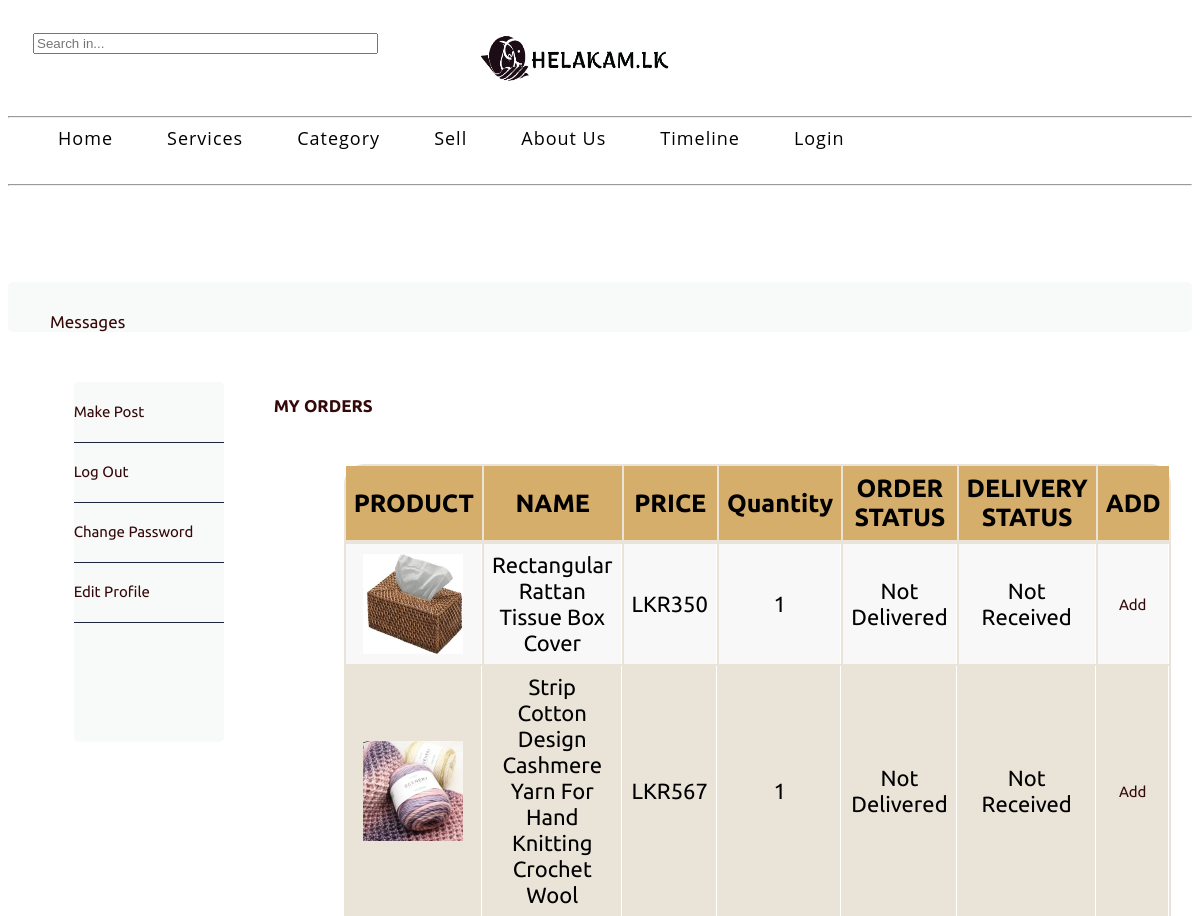
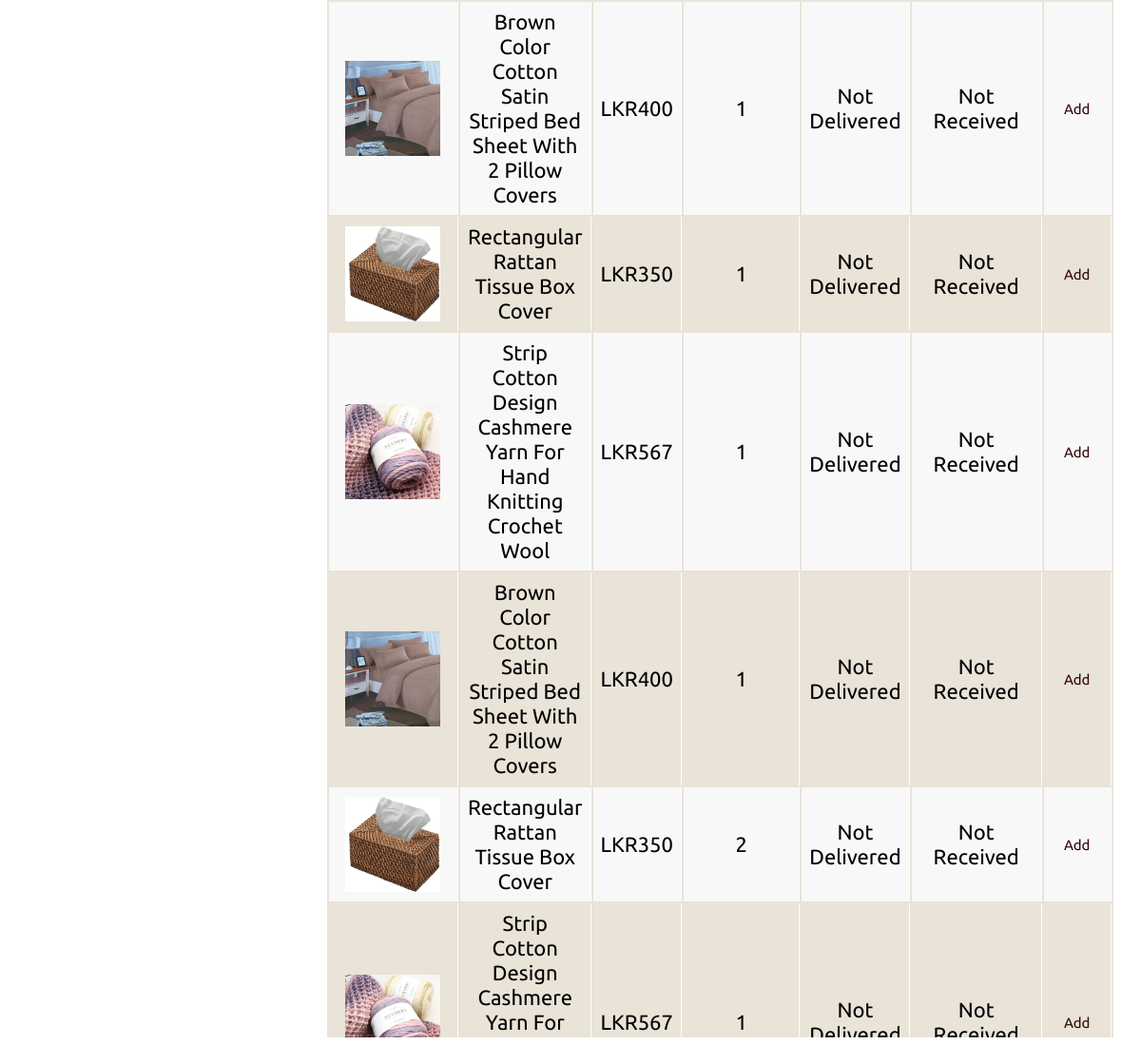
The app's page /Malmi/HELA/soori.php (signed in) with its own data (2 pictures, top to bottom).
### tables this page shows
CREATE TABLE `order_item` (
  `id` int(10) NOT NULL,
  `o_id` int(10) NOT NULL,
  `p_id` int(10) NOT NULL,
  `unit_price` float NOT NULL,
  `quantity` int(10) NOT NULL,
  `time1` timestamp(6) NOT NULL DEFAULT current_timestamp(6) ON UPDATE current_timestamp(6),
  `u_id` int(10) NOT NULL,
  `order_status` text NOT NULL DEFAULT 'Not Delivered',
  `buyer_status` text NOT NULL DEFAULT 'Not Received'
);

CREATE TABLE `product` (
  `p_id` int(10) NOT NULL,
  `p_name` varchar(100) NOT NULL,
  `p_cat` varchar(20) NOT NULL,
  `p_color` varchar(30) NOT NULL,
  `p_quantity` int(10) NOT NULL,
  `p_price` float NOT NULL,
  `p_weight` varchar(30) NOT NULL,
  `p_des` text NOT NULL,
  `p_path1` varchar(200) NOT NULL,
  `s_id` int(10) NOT NULL
);

### Malmi/HELA/soori.php (the view, shortened to what this page needs)
<head>
      <link rel="stylesheet" href="css/profileB.css">
    <link type="text/css" rel="stylesheet" href="css/header.css">
</head>
<body>
    <?php include('php/header1.php');?>
    <div class="main-container">
        <header class="block">
            <ul class="header-menu horizontal-list">
                <li>
                    <a class="header-menu-tab" href="chat2/index.php"><span class="icon fontawesome-envelope scnd-font-color"></span>Messages</a>
                </li>
            </ul>
            <div class="profile-menu">
                <p>              <?php
                 include_once('add/ImConnect.php');
    ?>
        </header>
        <div class="bodytab">
            <div class="left-container container">
            <div class="menu-box block">
                <ul class="menu-box-menu">
                    <li>
                        <a class="menu-box-tab" href="indexaddpost.php"><span class=""></span>Make Post<div class="menu-box-number"></div></a>
                    </li>
                    <li>
                        <a class="menu-box-tab" href="Login/logoutb.php"><span class=""></span>Log Out<div class="menu-box-number"></div></a>
                    </li>
                    <li>
                        <a class="menu-box-tab" href="changeB.php"><span class=""></span>Change Password</a>
                    </li>
                    <li>
                        <a class="menu-box-tab" href="Registration/buyerE.php"><sapn class=""></sapn>Edit Profile</a>
                    </li>
                </ul>
            </div>
        </div>
        <div class="middle-container container">
            <h2 align="center">MY ORDERS</h2>
             <div class="table-wrapper">
                <table class="fl-table">
                    <thead>
                        <tr>
                            <th>PRODUCT</th>
                            <th>NAME</th>
                            <th>PRICE</th>
                            <th>Quantity</th>
                            <th>ORDER STATUS</th>
                            <th>DELIVERY STATUS</th>
                            <th>ADD</th>
                        </tr>
                    </thead>
                    <tbody>
                        <tr>
                    <div class="profile block">
                        <?php
                        $idd = $_SESSION["id"];
                        $query = "SELECT order_item.buyer_status,order_item.order_status, order_item.o_id, order_item.p_id, product.p_path1,product.p_des, product.p_name,product.p_price,order_item.quantity FROM order_item INNER JOIN product ON order_item.p_id = product.p_id WHERE order_item.u_id = $idd";
                         $t = mysqli_query($connection, $query);
                         if($t-> num_rows !=0){
                            while($c = $t-> fetch_assoc()){
                                $qq = $c['p_path1'];
                                echo "<tr>";
                                echo "<td>"."<img src='$qq' height =100 width=100>";
                                echo"<td>".$c["p_name"]."</td>";
                                echo"<td>"."LKR".$c["p_price"]."</td>";
                                echo"<td>".$c["quantity"]."</td>";
                                echo"<td>".$c["order_status"]."</td>";
                                echo"<td>".$c["buyer_status"]."</td>";
                                echo"<td>"."<a href=acceptbuyer.php?oid=".$c["o_id"]."&pid=".$c["p_id"].">Add</a></td>";
                         ?>
                        <?php
                    }
                        }
                        ?>
                        </tr>
                    </tbody>
                </table>
            </div>
        </div>
        </div>
            </div>
</body>

### Malmi/HELA/css/profileB.css (style rules this page uses)
[class*="fontawesome-"]:before { font-family: 'FontAwesome', sans-serif; }
* { -webkit-box-sizing: border-box; -moz-box-sizing: border-box; box-sizing: border-box; }
body { background: ; }
ul { list-style-type: none; margin: 0; padding-left: 0; }
h2 { font-size: 17px; }
a { text-decoration: none; font-size: 15px; }
h1, h2, p, a, span { color: rgb(53, 9, 9); }
.scnd-font-color { color: #0b1431; }
.horizontal-list { margin: 0; padding: 0; list-style-type: none; }
.horizontal-list li { float: left; }
.icon { font-size: 25px; }
.main-container { font-family: 'Ubuntu', sans-serif; width: 100%; height: 1725px; overflow: hidden; margin: 6em auto; }
.bodytab { display: flex; flex-direction: row; justify-content: center; }
.left-container { flex: 1; }
.middle-container { flex: 1; }
header { height: 80px; }
.header-menu { font-size: 17px; line-height: 80px; }
.header-menu li { position: relative; -webkit-transform: translateZ(0); }
.header-menu-tab { padding: 0 27px; display: block; line-height: 74px; font-size: 17px; -webkit-transition: background .3s; transition: background .3s; }
.header-menu-tab .icon { padding-right: 15px; }
.profile-menu { float: right; height: 80px; padding-right: 20px; }
.block { margin-bottom: 25px; background: #F8F9F9; border-radius: 5px; }
.menu-box { height: 360px; }
.menu-box-menu li { height: 60px; width: 150px; position: relative; }
.menu-box-tab { line-height: 60px; display: block; border-bottom: 1px solid #1f253d; -webkit-transition: background .2s; transition: background .2s; }
.table-wrapper { margin: 10px 70px 70px; }
.fl-table { border-radius: 20px; font-size: 25px; background-color: #E9E3D8 ; }
.fl-table td, .fl-table th { text-align: center; padding: 8px; }
.fl-table td { border-right: 1px solid #ffffff; font-size: 22px; }
.fl-table thead th { color: #000000; background: #D5AE6C ; }
.fl-table thead th:nth-child(odd) { color: #000000; background: #D5AE6C; }
.fl-table tr:nth-child(even) { background: #F8F8F8; }

### Malmi/HELA/css/header.css (style rules this page uses)
.container { display: flex; flex-wrap: wrap; justify-content: space-between; padding: 25px; }
header { width: 100%; height: 50px; }

### records on screen
order_item: p.p_path1 (picture), p.p_name "Rectangular Rattan Tissue Box Cover", p.p_price "350", quantity "1", order_status "Not Delivered", buyer_status "Not Received"
order_item: p.p_path1 (picture), p.p_name "Strip Cotton Design Cashmere Yarn For Hand Knitting Crochet Wool", p.p_price "567", quantity "1", order_status "Not Delivered", buyer_status "Not Received"
order_item: p.p_path1 (picture), p.p_name "Brown Color Cotton Satin Striped Bed Sheet With 2 Pillow Covers", p.p_price "400", quantity "1", order_status "Not Delivered", buyer_status "Not Received"
order_item: p.p_path1 (picture), p.p_name "Rectangular Rattan Tissue Box Cover", p.p_price "350", quantity "1", order_status "Not Delivered", buyer_status "Not Received"
order_item: p.p_path1 (picture), p.p_name "Strip Cotton Design Cashmere Yarn For Hand Knitting Crochet Wool", p.p_price "567", quantity "1", order_status "Not Delivered", buyer_status "Not Received"
order_item: p.p_path1 (picture), p.p_name "Brown Color Cotton Satin Striped Bed Sheet With 2 Pillow Covers", p.p_price "400", quantity "1", order_status "Not Delivered", buyer_status "Not Received"
order_item: p.p_path1 (picture), p.p_name "Rectangular Rattan Tissue Box Cover", p.p_price "350", quantity "2", order_status "Not Delivered", buyer_status "Not Received"
order_item: p.p_path1 (picture), p.p_name "Strip Cotton Design Cashmere Yarn For…", p.p_price "567", quantity "1", order_status "Not…", buyer_status "Not…"
